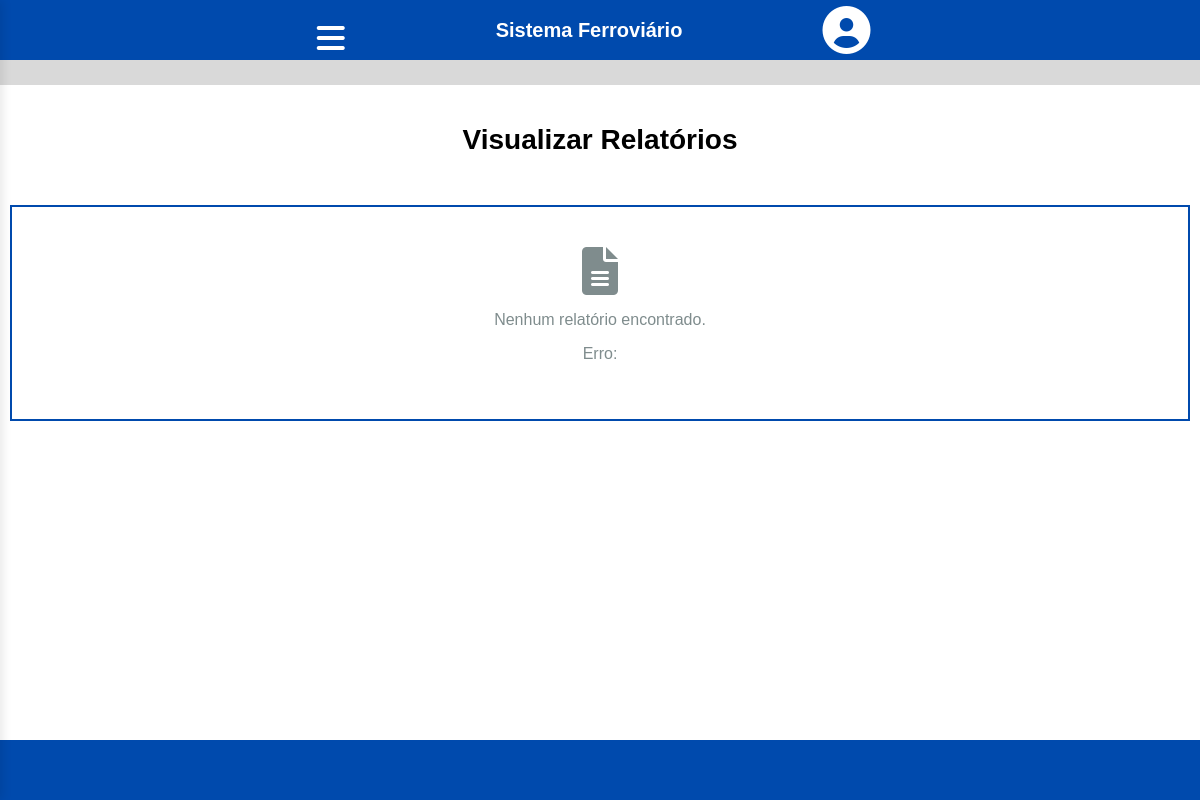
/visualizar_relatorios.php (signed in), run on an earlier commit of the app's database.
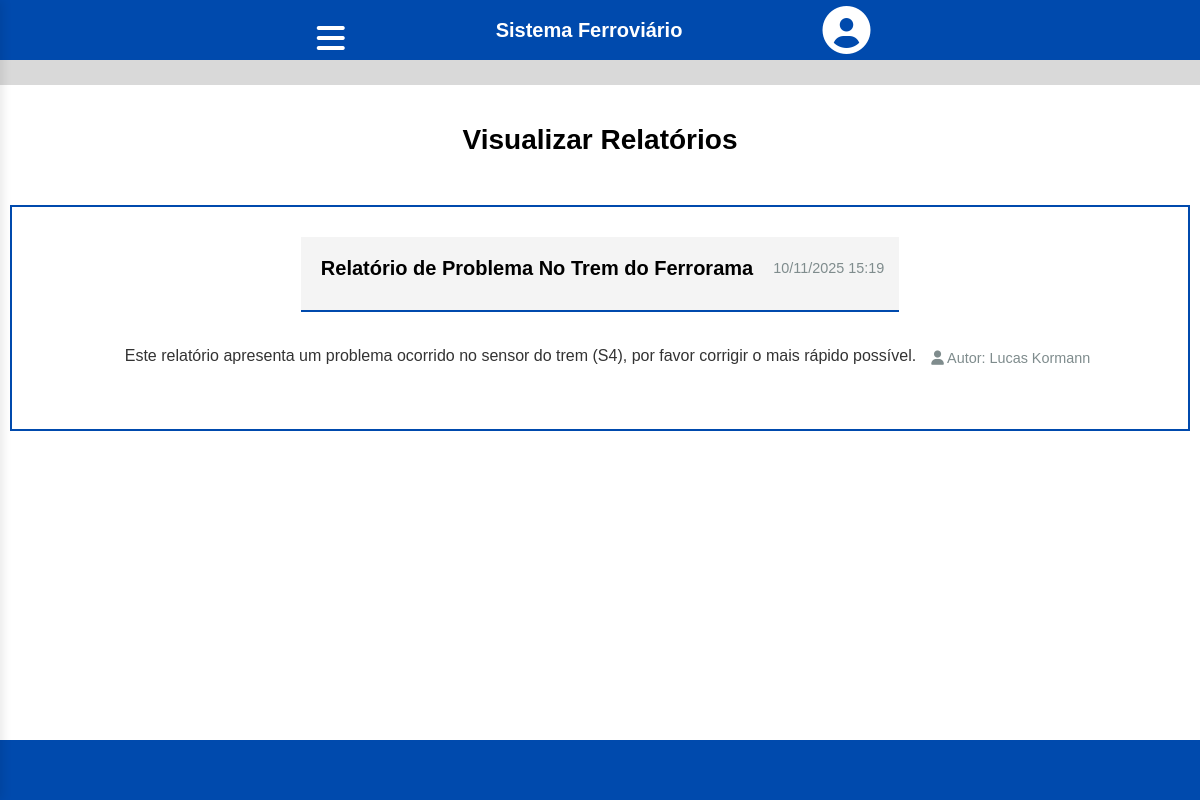
And on a later commit of the database.
### tables this page shows
CREATE TABLE relatorios(
  id_relatorio INT NOT NULL PRIMARY KEY AUTO_INCREMENT,
  nome_relatorio VARCHAR(255) NOT NULL,
  conteudo_relatorio TEXT NOT NULL,
  data_relatorio TIMESTAMP DEFAULT CURRENT_TIMESTAMP,
  autor_relatorio INT NOT NULL,
  FOREIGN KEY (autor_relatorio) REFERENCES usuarios(id_usuario)
);

CREATE TABLE usuarios(
  id_usuario INT NOT NULL PRIMARY KEY AUTO_INCREMENT,
  nome_funcionario VARCHAR(120) NOT NULL,
  nome_usuario VARCHAR(120) NOT NULL,
  email_usuario VARCHAR(255) NOT NULL UNIQUE,
  data_nascimento DATE NOT NULL,
  senha_usuario VARCHAR(255) NOT NULL,
  telefone_usuario VARCHAR(15) NOT NULL,
  cpf_usuario VARCHAR(14) NOT NULL UNIQUE,
  administrador BOOLEAN NOT NULL DEFAULT FALSE,
  cep_usuario VARCHAR (9) NOT NULL,
  logradouro_usuario VARCHAR(255) NOT NULL,
  bairro_usuario VARCHAR(255) NOT NULL,
  cidade_usuario VARCHAR(255) NOT NULL,
  uf_usuario VARCHAR(255) NOT NULL,
  foto_perfil VARCHAR(255) DEFAULT 'default.jpg'
);

### public/visualizar_relatorios.php (the view, shortened to what this page needs)
   <?php
        include("../includes/painel_completo.php");
        include("../includes/conexao.php");
        try {
    $sql_relatorios = "SELECT r.*, u.nome_funcionario
                       FROM relatorios r
                       INNER JOIN usuarios u ON r.autor_relatorio = u.id_usuario
                       ORDER BY r.data_relatorio DESC";
    $stmt = $conn->prepare($sql_relatorios);
    $stmt->execute();
    $relatorios = $stmt->fetchAll(PDO::FETCH_ASSOC);
} catch (PDOException $e) {
    $msg = "Erro ao carregar relatórios: " . $e->getMessage();
    $relatorios = [];
}
        $msg = "";
    ?>
<!DOCTYPE html>
<html lang="en">
<head>
    <link rel="stylesheet" href="../css/style.css">
    <link rel="stylesheet" href="https://cdnjs.cloudflare.com/ajax/libs/font-awesome/6.0.0/css/all.min.css">
</head>
<body>
    <header>
        <div id="header">
            <button class="menu">
                <i class="fas fa-bars fa-2x" style="color: white;"></i>
            </button>
            <h3 class="titulo">Sistema Ferroviário </h3>
            <a class="perfil" href="../public/tela_usuario.php">
                <i class="fas fa-user-circle fa-3x" style="color: white;"></i>
            </a>
        </div>
    </header>
    <div class="espacamento"></div>
    <div class="dashboard">
        <h1>Visualizar Relatórios</h1>
    </div>
            <div class="relatorios-container">
            <?php if (!empty($relatorios)): ?>
                <?php foreach($relatorios as $relatorio): ?>
                    <div class="relatorio-container">
                        <div class="relatorio-header">
                            <h3 style="color: black;"><?php echo htmlspecialchars($relatorio['nome_relatorio']); ?></h3>
                            <span class="relatorio-date">
                                <?php echo date('d/m/Y H:i', strtotime($relatorio['data_relatorio'])); ?>
                            </span>
                        </div>
                        <div class="relatorio-content">
                            <p class="conteudo-relatorio"><?php echo nl2br(htmlspecialchars($relatorio['conteudo_relatorio'])); ?></p>
                        </div>
                        <div class="relatorio-footer">
                            <span class="relatorio-author">
                                <i class="fas fa-user"></i>
                                Autor: <?php echo htmlspecialchars($relatorio['nome_funcionario']); ?>
                            </span>
                        </div>
                    </div>
                <?php endforeach; ?>
            <?php else: ?>
                <div class="no-relatorios">
                    <i class="fas fa-file-alt fa-3x"></i>
                    <p>Nenhum relatório encontrado.</p>
                    <?php if (isset($msg)) echo "<p>Erro: $msg</p>"; ?>
                </div>
            <?php endif; ?>
        </div>
    <footer class="fixarRodape">
    </footer>
</body>
</html>

### includes/painel_completo.php (shortened to what this page needs)
<!DOCTYPE html>
<html lang="en">
<head>
    <link rel="stylesheet" href="../css/style.css">
    <link rel="stylesheet" href="https://cdnjs.cloudflare.com/ajax/libs/font-awesome/6.0.0/css/all.min.css">
</head>
<body>
</body>
</html>

### css/style.css (style rules this page uses)
body { margin: 0px; font-family: system-ui, -apple-system, BlinkMacSystemFont, 'Segoe UI', Roboto, Oxygen, Ubuntu, Cantarell, 'Open Sans', 'Helvetica Neue', sans-serif; }
h3 { font-size: 20px; color: white; text-align: center; border: 0px; margin: 0px; padding: 15px; }
.espacamento { background-color: #d9d9d9; height: 25px; }
h1 { font-size: 28px; text-align: center; }
.fixarRodape { background-color: #004aad; height: 60px; margin: 0px; padding: 0px; border: 0px; bottom: 0; position: fixed; text-align: center; width: 100%; }
#header { background-color: #004aad; height: 60px; margin: 0px; border: 0px; display: flex; text-align: center !important; align-items: center !important; justify-content: center !important; gap: 20px; }
.menu { background-color: transparent; border: #004aad; width: 50px !important; }
.perfil { background-color: transparent; border: #004aad; margin: 0px; margin-right: 2%; }
.titulo { padding-left: 10%; padding-right: 10%; text-align: center !important; align-items: center !important; justify-content: center !important; }
.dashboard { align-items: center; justify-content: center; background-color: white; }
button { background-color: #004aad; margin-top: 15px; font-weight: bold; color: rgb(255, 255, 255); border: none; border-radius: 5px; cursor: pointer; font-size: 16px; width: 100%; transition: background-color 0.3s ease; }
.relatorio-container { align-items: center !important; display: flex !important; flex-direction: row !important; flex-wrap: wrap !important; justify-content: center !important; margin: 30px !important; }
.dashboard { padding: 20px; }
.relatorios-container { max-width: 1200px; margin: 10px; border: #004AAD 2px solid; }
.relatorio-header { background-color: #f4f4f4; display: flex; justify-content: space-between; align-items: center; margin-bottom: 15px; border-bottom: 1px solid #eee; padding-bottom: 10px; border-bottom: #004AAD 2px solid; }
.relatorio-header h3 { margin: 5px; border: 5px; color:rgb(0, 0, 0); flex: 1; }
.relatorio-date { color: #7f8c8d; font-size: 0.9em; margin-right: 15px; }
.conteudo-relatorio { margin-left: 15px; }
.relatorio-content { margin-bottom: 15px; line-height: 1.6; color: #333; }
.relatorio-footer { display: flex; justify-content: space-between; align-items: center; font-size: 0.9em; color: #7f8c8d; margin-left: 15px; }
.relatorio-author { margin-bottom: 10px; }
button { background: none; border: none; cursor: pointer; }
a { text-decoration: none; }
.no-relatorios { text-align: center; padding: 40px; color: #7f8c8d; background: white; border-radius: 8px; }

### public/visualizar_relatorios.php (style rules this page uses)
body { font-family: Arial, sans-serif; background-color:rgb(255, 255, 255); margin: 0; padding: 0; }
.dashboard { padding: 20px; }
.relatorios-container { max-width: 1200px; margin: 10px; border: #004AAD 2px solid; }
.relatorio-header { background-color: #f4f4f4; display: flex; justify-content: space-between; align-items: center; margin-bottom: 15px; border-bottom: 1px solid #eee; padding-bottom: 10px; border-bottom: #004AAD 2px solid; }
.relatorio-header h3 { margin: 5px; border: 5px; color:rgb(0, 0, 0); flex: 1; }
.relatorio-date { color: #7f8c8d; font-size: 0.9em; margin-right: 15px; }
.conteudo-relatorio { margin-left: 15px; }
.relatorio-content { margin-bottom: 15px; line-height: 1.6; color: #333; }
.relatorio-footer { display: flex; justify-content: space-between; align-items: center; font-size: 0.9em; color: #7f8c8d; margin-left: 15px; }
.relatorio-author { margin-bottom: 10px; }
button { background: none; border: none; cursor: pointer; }
a { text-decoration: none; }
.no-relatorios { text-align: center; padding: 40px; color: #7f8c8d; background: white; border-radius: 8px; }

What changed in the data, as far as the page shows it:
added relatorios: nome_relatorio "Relatório de Problema No Trem do Ferrorama", data_relatorio "10/11/2025 15:19", conteudo_relatorio "Este relatório apresenta um problema ocorrido no sensor do trem (S4), por favor corrigir o mais rápido possível.", autor_relatorio.nome_funcionario "Lucas Kormann"
Also different on the page:
text no longer shown: "Nenhum relatório encontrado. Erro:"
